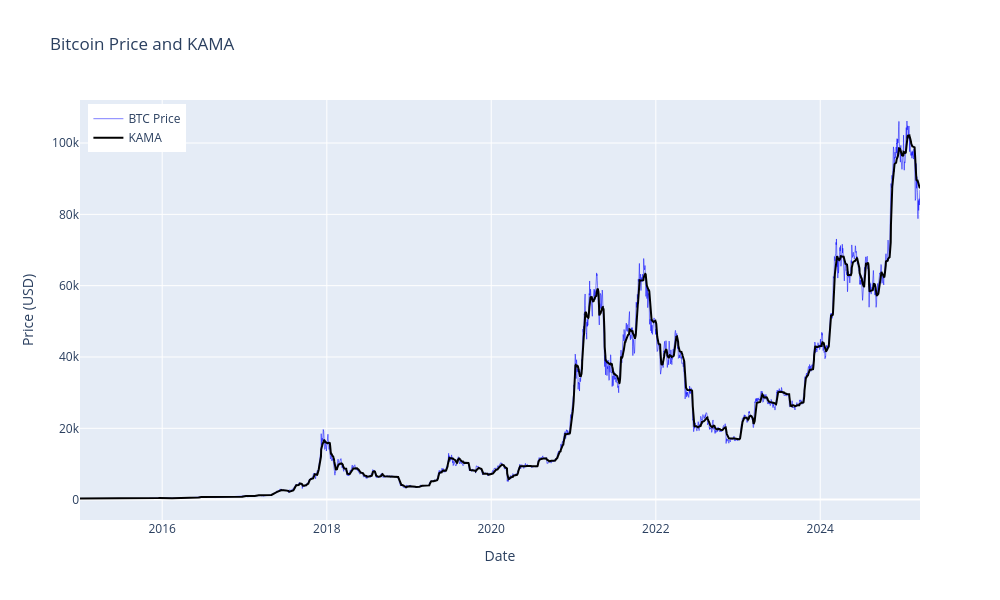

Source (notebook cell):
### Code cell
# Calculate KAMA with default parameters
# There seems to be an issue with the model.get_kama method
# Let's fix the approach by using the correct method call

# First, check if kama is already calculated and stored as an attribute
if hasattr(model, 'kama_values') and isinstance(model.kama_values, pd.Series):
    kama_ = model.kama_values
else:
    # If not, call the method without trying to unpack multiple return values
    model.get_kama(n_window=10, pow1=2, pow2=30, gamma=0.15)
    kama_ = model.kama_values

# Plot BTC price with KAMA using Plotly
# Note: KAMA values are in log scale, so we need to transform them back
price = model.asset_data
# Convert log KAMA values to actual price scale
kama_actual = np.exp(kama_)

fig = go.Figure()

# Add price trace
fig.add_trace(
    go.Scatter(
        x=price.index,
        y=price,
        name='BTC Price',
        line=dict(color='blue', width=1),
        opacity=0.5
    )
)

# Add KAMA trace (converted from log scale)
fig.add_trace(
    go.Scatter(
        x=kama_actual.index,
        y=kama_actual,
        name='KAMA',
        line=dict(color='black', width=2)
    )
)

# Update layout
fig.update_layout(
    title='Bitcoin Price and KAMA',
    xaxis_title='Date',
    yaxis_title='Price (USD)',
    legend=dict(
        yanchor="top",
        y=0.99,
        xanchor="left",
        x=0.01
    ),
    height=600,
    width=1000,
    hovermode='x unified'
)

fig.show()

### Figure 1 — Plotly figure (JSON) as saved in the notebook; plotly's stock layout.template omitted (floating-point values rounded to 4 significant figures; data arrays with more than 128 entries replaced by an {"elided": "..."} marker saying what was removed)
{"data": [{"line": {"color": "blue", "width": 1}, "name": "BTC Price", "opacity": 0.5, "type": "scatter", "x": {"elided": "3731 str values"}, "y": {"elided": "3731 float values"}}, {"line": {"color": "black", "width": 2}, "name": "KAMA", "type": "scatter", "x": {"elided": "3731 str values"}, "y": {"elided": "3731 float values"}}], "layout": {"height": 600, "hovermode": "x unified", "legend": {"x": 0.01, "xanchor": "left", "y": 0.99, "yanchor": "top"}, "title": {"text": "Bitcoin Price and KAMA"}, "width": 1000, "xaxis": {"title": {"text": "Date"}}, "yaxis": {"title": {"text": "Price (USD)"}}}}
